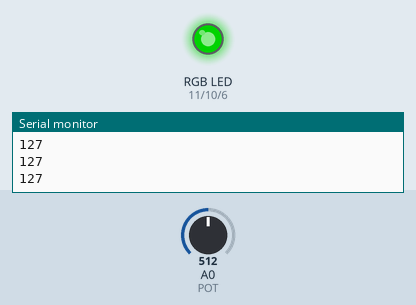
Bench run of a sketch on a simulated Arduino Uno, built with avr-gcc and run on an emulated ATmega328P. Parts: an RGB LED mixed from three pins (HIGH = lit), the last lines printed to the serial monitor. The inputs (shaded band) are chosen by the test bench; at power-on: A0 (POT) = 512. Dim RGB values are drawn brighter than linear.

Above: at 1.2 s.
1.3 s: A0 (POT) set to 716
At 2.2 s:
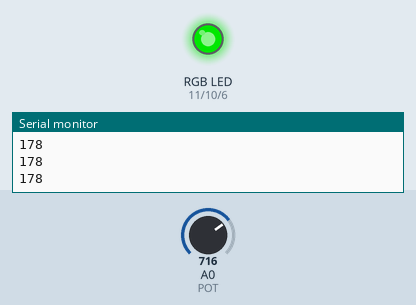
2.8 s: A0 (POT) set to 900
At 3.5 s:
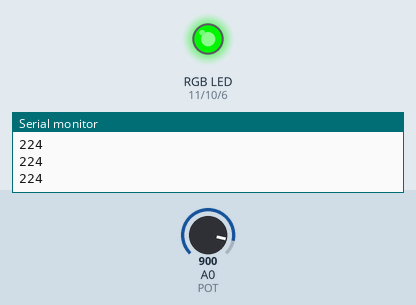
4.3 s: A0 (POT) set to 122
At 5.5 s:
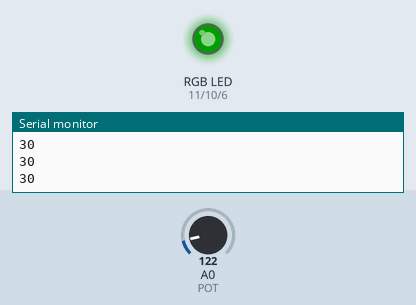
5.8 s: A0 (POT) set to 0
At 6.8 s:
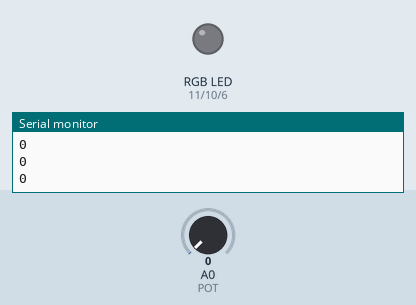
7.3 s: A0 (POT) set to 511
At 8.0 s:
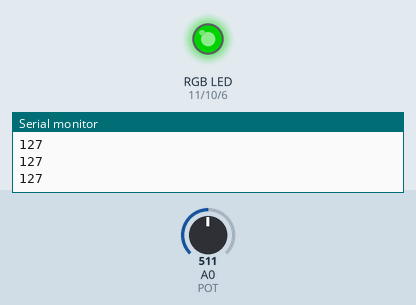
Timing chart, 0 to 9.8 s (numbered marks = the images above; inputs shaded):
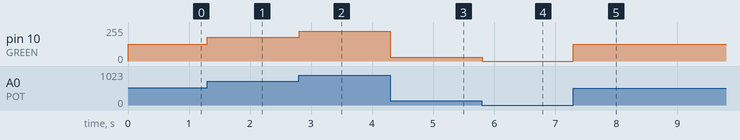

The sketch:

06-LED_RGB.ino
```cpp
#define RED 11
#define GREEN 10
#define BLUE 6
#define POT A0

void setup() {
  pinMode(RED, OUTPUT);
  pinMode(GREEN, OUTPUT);
  pinMode(BLUE, OUTPUT);
  pinMode(POT, INPUT);
  Serial.begin(9600);
}

void loop() {
  int value = map(analogRead(POT), 0, 1024, 0, 255);
  analogWrite(RED, 0);
  analogWrite(GREEN, value);
  analogWrite(BLUE, 0);
  Serial.println(value);
}
```

Measured:
- after the input at 1.3 s, pin 10 (GREEN): 127/255 → 178/255 at once
- after the input at 2.8 s, pin 10 (GREEN): 178/255 → 224/255 at once
- after the input at 4.3 s, pin 10 (GREEN): 224/255 → 30/255 at once
- after the input at 5.8 s, pin 10 (GREEN): 30/255 → 0/255 at once
- after the input at 7.3 s, pin 10 (GREEN): 0/255 → 127/255 at once
